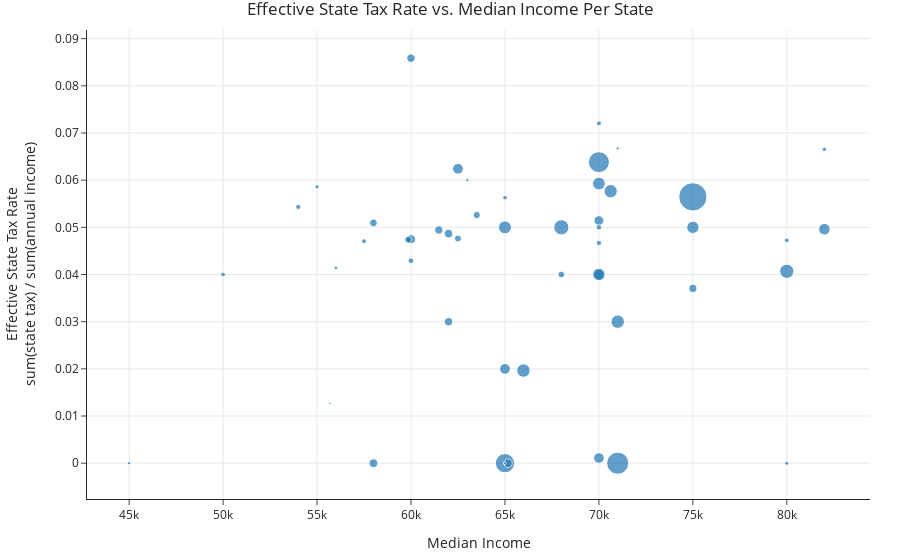

Notebook cell for this chart:
### Code cell
effective_tax_per_state = (
    with_disposable_income
    .groupby('State')
    .apply(lambda df: df['state_tax_owed'].sum() / df['annual_inc'].sum())
)

median_income = (
    with_disposable_income
    .groupby('State')
    ['annual_inc']
    .median()
)

(
    pd.DataFrame()
    .assign(
        effective_tax_per_state=effective_tax_per_state, 
        median_income=median_income,
        count=with_disposable_income.value_counts('State')
    )
    .reset_index()
    .plot(
        kind='scatter',
        x='median_income',
        y='effective_tax_per_state',
        hover_name='State',
        size='count',
        title='Effective State Tax Rate vs. Median Income Per State',
        labels={
            'median_income': 'Median Income',
            'effective_tax_per_state': 'Effective State Tax Rate<br>sum(state tax) / sum(annual income)',
            'count': 'Number of Borrowers'
        }
    )
)

### Figure 1 — Plotly figure (JSON) as saved in the notebook; plotly's stock layout.template omitted (floating-point values rounded to 4 significant figures)
{"data": [{"hovertemplate": "<b>%{hovertext}</b><br><br>Median Income=%{x}<br>Effective State Tax Rate<br>sum(state tax) / sum(annual income)=%{y}<br>Number of Borrowers=%{marker.size}<extra></extra>", "hovertext": ["AK", "AL", "AR", "AZ", "CA", "CO", "CT", "DC", "DE", "FL", "GA", "HI", "ID", "IL", "IN", "KS", "KY", "LA", "MA", "MD", "ME", "MI", "MN", "MO", "MS", "MT", "NC", "ND", "NE", "NH", "NJ", "NM", "NV", "NY", "OH", "OK", "OR", "PA", "RI", "SC", "SD", "TN", "TX", "UT", "VA", "VT", "WA", "WI", "WV", "WY"], "legendgroup": "", "marker": {"color": "#1F77B4", "size": [19, 78, 55, 131, 905, 113, 110, 23, 24, 420, 198, 28, 11, 261, 81, 59, 51, 75, 170, 151, 12, 174, 131, 96, 37, 20, 188, 7, 31, 25, 228, 31, 82, 498, 204, 54, 81, 205, 26, 69, 13, 89, 553, 34, 183, 15, 129, 85, 28, 9], "sizemode": "area", "sizeref": 2.263, "symbol": "circle"}, "mode": "markers", "name": "", "orientation": "v", "showlegend": false, "type": "scatter", "x": [80000.0, 61480.0, 62500.0, 65000.0, 75000.0, 70000.0, 70000.0, 82000.0, 65000.0, 65000.0, 70620.0, 70000.0, 63000.0, 68000.0, 62000.0, 63500.0, 68000.0, 75000.0, 75000.0, 82000.0, 71000.0, 70000.0, 62500.0, 60000.0, 60000.0, 55000.0, 65000.0, 55690.0, 54000.0, 50000.0, 80000.0, 70000.0, 65160.0, 70000.0, 65980.0, 59850.0, 60000.0, 71000.0, 80000.0, 58000.0, 45000.0, 58000.0, 71000.0, 70000.0, 70000.0, 56000.0, 70000.0, 62000.0, 57500.0, 65000.0], "xaxis": "x", "y": [0.0, 0.04944, 0.04762, 0.02, 0.05646, 0.04, 0.05143, 0.06652, 0.05629, 0.0, 0.05766, 0.07204, 0.06, 0.05, 0.03, 0.05261, 0.04, 0.03704, 0.05, 0.04961, 0.06674, 0.04, 0.06242, 0.04747, 0.04291, 0.05859, 0.05, 0.01266, 0.05433, 0.04, 0.04068, 0.04669, 0.0, 0.06382, 0.01963, 0.04738, 0.08586, 0.03, 0.04722, 0.05094, 0.0, 0.0, 0.0, 0.05, 0.05928, 0.04142, 0.001091, 0.04866, 0.04705, 0.0], "yaxis": "y"}], "layout": {"legend": {"itemsizing": "constant", "tracegroupgap": 0}, "title": {"text": "Effective State Tax Rate vs. Median Income Per State"}, "xaxis": {"anchor": "y", "domain": [0, 1], "title": {"text": "Median Income"}}, "yaxis": {"anchor": "x", "domain": [0, 1], "title": {"text": "Effective State Tax Rate<br>sum(state tax) / sum(annual income)"}}}}
